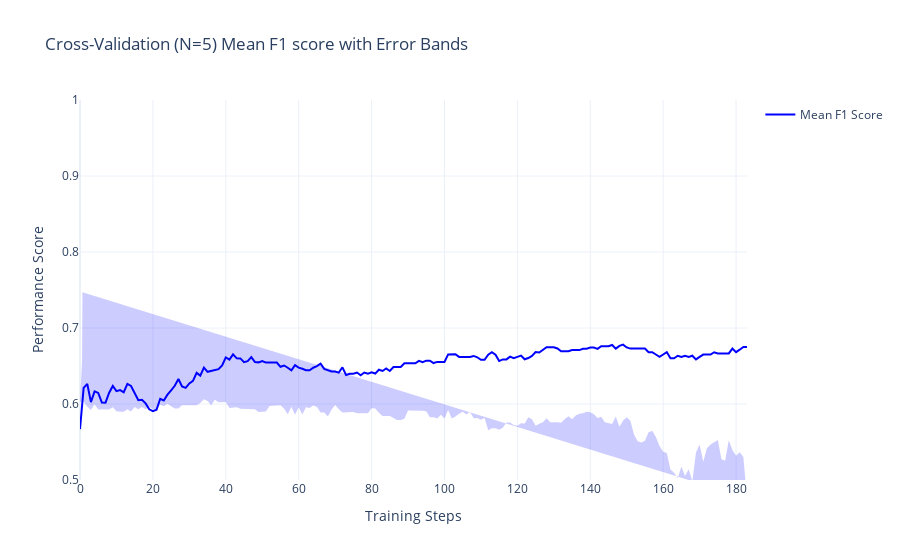
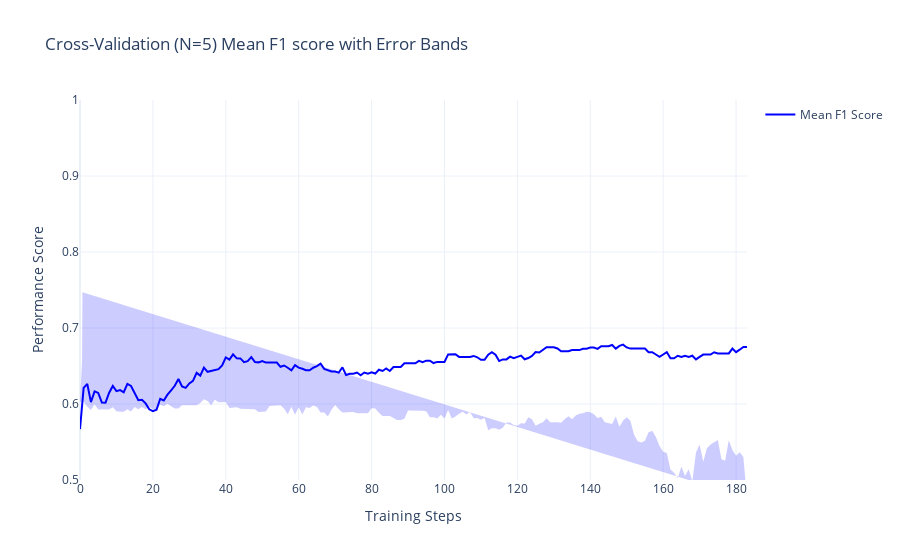

The code cell stored with these charts, in order, in its notebook:
### Code cell
from ARISA_DSML.train import plot_error_scatter
cv_results = pd.read_csv(cv_output_path)
plot_error_scatter(
    df_plot=cv_results,
    name="Mean F1 Score",
    title="Cross-Validation (N=5) Mean F1 score with Error Bands",
    xtitle="Training Steps",
    ytitle="Performance Score",
    yaxis_range=[0.5, 1],
)

### Figure 1 — Plotly figure (JSON) as saved in the notebook; plotly's stock layout.template omitted (floating-point values rounded to 4 significant figures; data arrays with more than 128 entries replaced by an {"elided": "..."} marker saying what was removed)
{"data": [{"line": {"color": "blue"}, "mode": "lines", "name": "Mean F1 Score", "type": "scatter", "x": {"elided": "184 int values"}, "y": {"elided": "184 float values"}}, {"fill": "toself", "fillcolor": "rgba(0, 0, 255, 0.2)", "line": {"color": "rgba(255, 255, 255, 0)"}, "showlegend": false, "type": "scatter", "x": {"elided": "368 float values"}, "y": {"elided": "368 float values"}}], "layout": {"title": {"text": "Cross-Validation (N=5) Mean F1 score with Error Bands"}, "xaxis": {"title": {"text": "Training Steps"}}, "yaxis": {"range": [0.5, 1], "title": {"text": "Performance Score"}}}}

### Figure 2 — Plotly figure (JSON) as saved in the notebook; plotly's stock layout.template omitted (floating-point values rounded to 4 significant figures; data arrays with more than 128 entries replaced by an {"elided": "..."} marker saying what was removed)
{"data": [{"line": {"color": "blue"}, "mode": "lines", "name": "Mean F1 Score", "type": "scatter", "x": {"elided": "184 int values"}, "y": {"elided": "184 float values"}}, {"fill": "toself", "fillcolor": "rgba(0, 0, 255, 0.2)", "line": {"color": "rgba(255, 255, 255, 0)"}, "showlegend": false, "type": "scatter", "x": {"elided": "368 float values"}, "y": {"elided": "368 float values"}}], "layout": {"title": {"text": "Cross-Validation (N=5) Mean F1 score with Error Bands"}, "xaxis": {"title": {"text": "Training Steps"}}, "yaxis": {"range": [0.5, 1], "title": {"text": "Performance Score"}}}}
